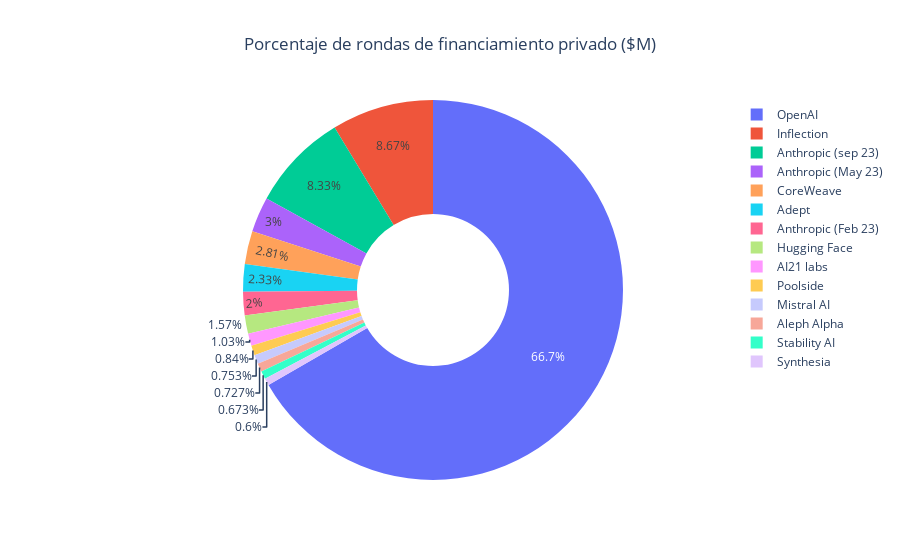

Source (notebook cell):
### Code cell
# Creamos un gráfico donut con Plotly
fig = px.pie(df_gen_ai_comb, names='Company', values='Private Rounds ($M)',
             title='Porcentaje de rondas de financiamiento privado ($M)',
             labels={'Company': 'Compañia', 'Private Rounds ($M)': 'Rondas de financiamiento privado ($M)'})

# Mostramos el gráfico
fig.update_traces(hole=0.4)  # Añadimos un agujero para convertirlo en un gráfico donut

# Centrarmos el texto del título de la gráfica
fig.update_layout(title_x=0.5)

# Mostramos el gráfico
fig.show()

### Figure 1 — Plotly figure (JSON) as saved in the notebook; plotly's stock layout.template omitted (floating-point values rounded to 4 significant figures)
{"data": [{"domain": {"x": [0, 1], "y": [0, 1]}, "hole": 0.4, "hovertemplate": "Compañia=%{label}<br>Rondas de financiamiento privado ($M)=%{value}<extra></extra>", "labels": ["Hugging Face", "AI21 labs", "Poolside", "Mistral AI", "Aleph Alpha", "Stability AI", "Synthesia", "OpenAI", "Inflection", "Anthropic (sep 23)", "Anthropic (May 23)", "CoreWeave", "Adept", "Anthropic (Feb 23)"], "legendgroup": "", "name": "", "showlegend": true, "type": "pie", "values": [235, 155, 126, 113, 109, 101, 90, 10000, 1300, 1250, 450, 421, 350, 300]}], "layout": {"legend": {"tracegroupgap": 0}, "title": {"text": "Porcentaje de rondas de financiamiento privado ($M)", "x": 0.5}}}
